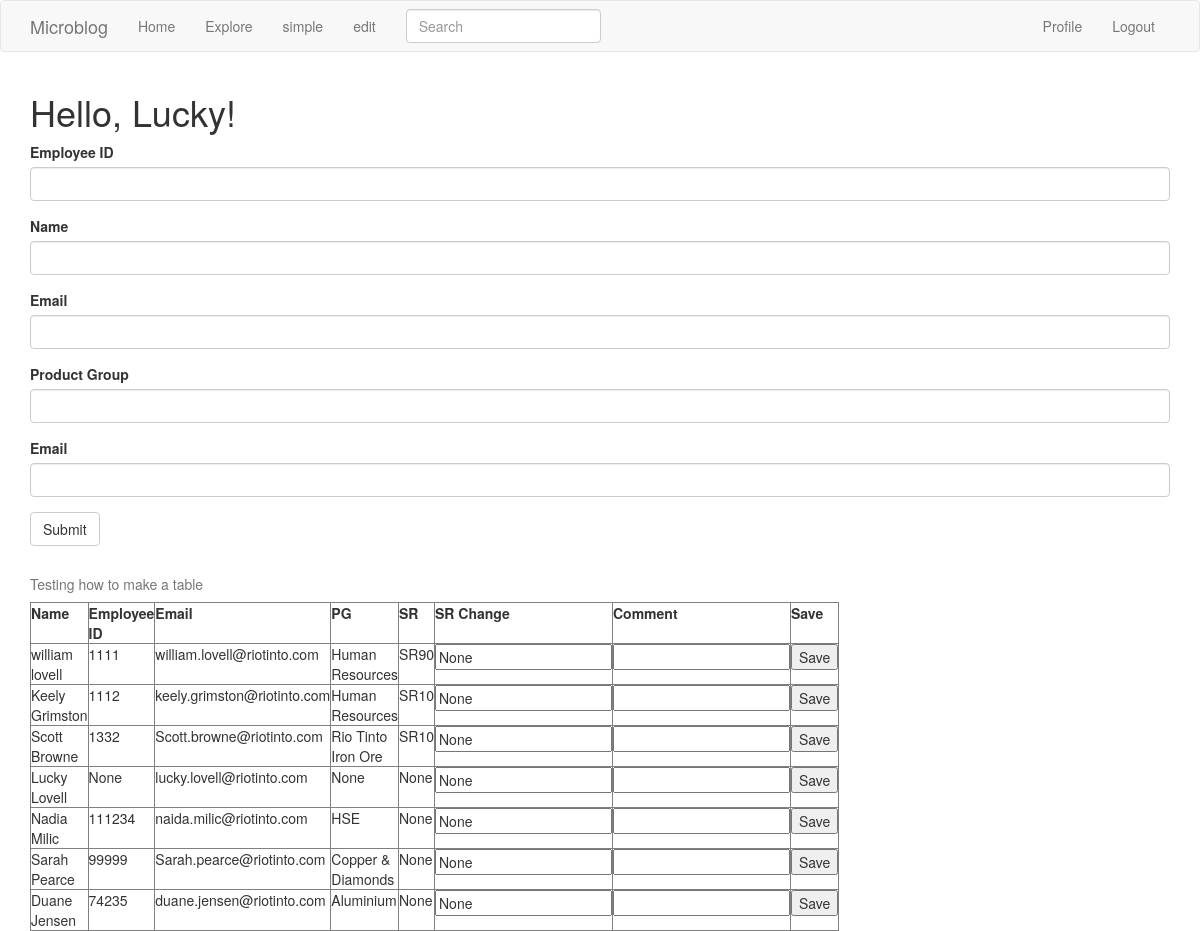
/simple (signed in), run on the app's committed database.
### app/models.py (models this page shows, shortened)
class PaginatedAPIMixin(object):
    @staticmethod
    def to_collection_dict(query, page, per_page, endpoint, **kwargs):
        resources = query.paginate(page, per_page, False)
        data = {
            'items': [item.to_dict() for item in resources.items],
            '_meta': {
                'page': page,
                'per_page': per_page,
                'total_pages': resources.pages,
                'total_items': resources.total
            },
            '_links': {
                'self': url_for(endpoint, page=page, per_page=per_page,
                                **kwargs),
                'next': url_for(endpoint, page=page + 1, per_page=per_page,
                                **kwargs) if resources.has_next else None,
                'prev': url_for(endpoint, page=page - 1, per_page=per_page,
                                **kwargs) if resources.has_prev else None
            }
        }
        return data

class User(PaginatedAPIMixin,UserMixin, db.Model):
    id = db.Column(db.Integer, primary_key=True)
    username = db.Column(db.String(64), index=True, unique=True)
    email = db.Column(db.String(120), index=True, unique=True)
    password_hash = db.Column(db.String(128))
    posts = db.relationship('Post', backref='author', lazy='dynamic')
    about_me = db.Column(db.String(140))
    last_seen = db.Column(db.DateTime, default=datetime.utcnow)
    token = db.Column(db.String(32), index=True, unique=True)
    token_expiration = db.Column(db.DateTime)
    tasks = db.relationship('Task', backref='user', lazy='dynamic')
    followed = db.relationship(
        'User', secondary=followers,
        primaryjoin=(followers.c.follower_id == id),
        secondaryjoin=(followers.c.followed_id == id),
        backref=db.backref('followers', lazy='dynamic'), lazy='dynamic')
    def get_tasks_in_progress(self):
        return Task.query.filter_by(user=self, complete=False).all()

class Employee(UserMixin, db.Model):
    __searchable__ = ['name']
    id = db.Column(db.Integer, primary_key=True)
    employeeid = db.Column(db.Integer,index=True, unique=True)
    name = db.Column(db.String(64), index=True, unique=True)
    email = db.Column(db.String(120), index=True, unique=True)
    ProductGroup=db.Column(db.String(64))
    Level2=db.Column(db.String(64))
    Level3=db.Column(db.String(64))
    RTStart= db.Column(db.DateTime)
    SectorRank=db.Column(db.String(4))
    SectorRanknew=db.Column(db.String(4))
    SectorRankfinal=db.Column(db.String(4))
    Comments = db.Column(db.String(140))

### app/main/routes.py (the view)
@bp.route('/simple', methods=['GET', 'POST'])
@login_required
def simple():
    form = EmpForm()
    if form.validate_on_submit():
        employee = Employee(name=form.name.data, email=form.email.data, employeeid = form.employeeid.data, ProductGroup = form.ProductGroup.data )
        db.session.add(employee)
        db.session.commit()
        flash(_('Congratulations, you have added a user!'))
        return redirect(url_for('main.simple'))
    emps= Employee.query.all()
    return render_template('simple.html', emps=emps, title=_('Add Employee'), form=form)

### app/main/forms.py
class SearchForm(FlaskForm):
    q = StringField(_l('Search'), validators=[DataRequired()])
    def __init__(self, *args, **kwargs):
        if 'formdata' not in kwargs:
            kwargs['formdata'] = request.args
        if 'csrf_enabled' not in kwargs:
            kwargs['csrf_enabled'] = False
        super(SearchForm, self).__init__(*args, **kwargs)

class EmpForm(FlaskForm):
    employeeid = StringField(_l('Employee ID', validators=[DataRequired()]))
    name = StringField('Name', validators=[DataRequired()])
    email = StringField('Email', validators=[DataRequired()])
    ProductGroup = StringField('Product Group', validators=[DataRequired()])
    SectorRank = StringField('Email', validators=[DataRequired()])
    submit = SubmitField('Submit')

### app/main/routes.py (called while the page is built)
@bp.before_app_request
def before_request():
    if current_user.is_authenticated:
        current_user.last_seen = datetime.utcnow()
        db.session.commit()
        g.search_form = SearchForm()
    g.locale = str(get_locale())

### app/models.py (called while the page is built)
@login.user_loader
def load_user(id):
    return User.query.get(int(id))

    @classmethod
    def before_commit(cls, session):
        session._changes = {
            'add': list(session.new),
            'update': list(session.dirty),
            'delete': list(session.deleted)
        }

    @classmethod
    def after_commit(cls, session):
        for obj in session._changes['add']:
            if isinstance(obj, SearchableMixin):
                add_to_index(obj.__tablename__, obj)
        for obj in session._changes['update']:
            if isinstance(obj, SearchableMixin):
                add_to_index(obj.__tablename__, obj)
        for obj in session._changes['delete']:
            if isinstance(obj, SearchableMixin):
                remove_from_index(obj.__tablename__, obj)
        session._changes = None

### app/templates/simple.html
{% extends "base.html" %}
{% import 'bootstrap/wtf.html' as wtf %}
{% block app_content %}
    <h1>{{ _('Hello, %(username)s!', username=current_user.username) }}</h1>
    {% if form %}
    {{ wtf.quick_form(form) }}
    <br>
    {% endif %}
    {% if emps %}
    <form action="/simple">
     <table class="tblBorder", border="black">
        <thead>
        <caption> Testing how to make a table</caption>
        <tr valign="top">
            <th width="15"> Name </th>
            <th width="10"> Employee ID </th>
            <th width="25"> Email </th>
            <th width="15"> PG </th>
            <th width="5"> SR </th>
            <th width="5"> SR Change</th>
            <th width="5"> Comment</th>
            <th width="20"> Save</th>
        </tr>
        </thead>
        <tbody>
        {% for emp in emps %}
         <tr valign = "top">
            <td>{{emp.name}}</td>
            <td>{{emp.employeeid}}</td>
            <td>{{emp.email}}</td>
            <td>{{emp.ProductGroup}}</td>
            <td>{{emp.SectorRank}}</td>
            <td><input type="text" name="SectorRanknew" value="{{emp.SectorRanknew}}"</td>
            <td><input type="text" name="emp.comments" </td>
            <td><button type="submit" value="Submit">Save</button></td>
        </tr>
        {% endfor %}
         </tbody>
    </table>
    </form>
    {% endif %}
{% endblock %}

### data on the page
Employee: name "william lovell", employeeid "1111", email "william.lovell@riotinto.com", ProductGroup "Human Resources", SectorRank "SR90", SectorRanknew "None"
Employee: name "Keely Grimston", employeeid "1112", email "keely.grimston@riotinto.com", ProductGroup "Human Resources", SectorRank "SR10", SectorRanknew "None"
Employee: name "Scott Browne", employeeid "1332", email "Scott.browne@riotinto.com", ProductGroup "Rio Tinto Iron Ore", SectorRank "SR10", SectorRanknew "None"
Employee: name "Lucky Lovell", employeeid "None", email "lucky.lovell@riotinto.com", ProductGroup "None", SectorRank "None", SectorRanknew "None"
Employee: name "Nadia Milic", employeeid "111234", email "naida.milic@riotinto.com", ProductGroup "HSE", SectorRank "None", SectorRanknew "None"
Employee: name "Sarah Pearce", employeeid "99999", email "Sarah.pearce@riotinto.com", ProductGroup "Copper & Diamonds", SectorRank "None", SectorRanknew "None"
Employee: name "Duane Jensen", employeeid "74235", email "duane.jensen@riotinto.com", ProductGroup "Aluminium", SectorRank "None", SectorRanknew "None"
